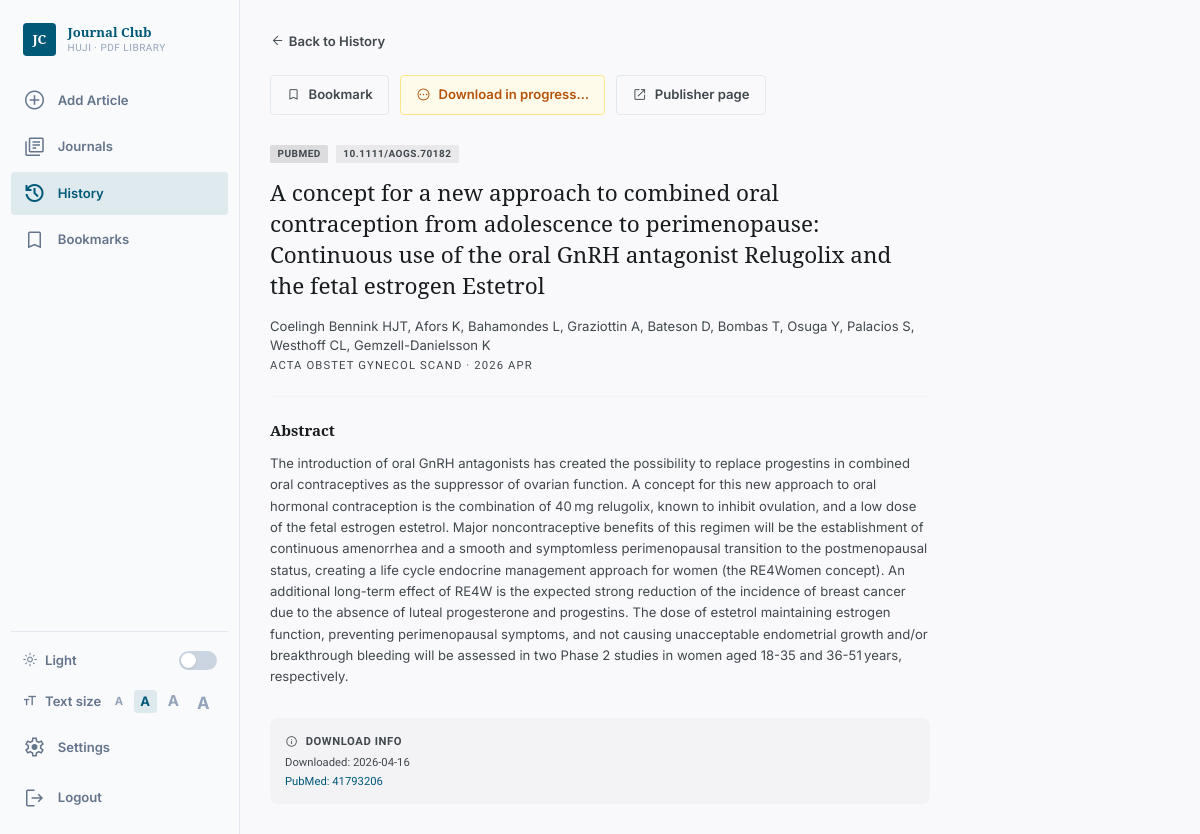
/article/55, run on the app's committed database.
### tables this page shows
CREATE TABLE articles (
    id            INTEGER PRIMARY KEY AUTOINCREMENT,
    url           TEXT UNIQUE NOT NULL,
    pmid          TEXT,
    doi           TEXT,
    title         TEXT,
    authors       TEXT,          -- JSON array
    journal       TEXT,
    pub_date      TEXT,
    abstract      TEXT,
    pdf_path      TEXT,          -- NULL until download succeeds
    downloaded_at TEXT,          -- ISO-8601
    is_bookmarked INTEGER NOT NULL DEFAULT 0
, download_error TEXT);

### app.py (the view)
@app.route("/article/<int:article_id>")
def article(article_id: int):
    a = storage.get_by_id(article_id)
    if a is None:
        return "Article not found", 404
    if request.headers.get("Accept") == "application/json":
        return jsonify(a)
    return render_template("article.html", article=a, page="history")

### journal_club/storage.py (called while the page is built)
def _connect() -> sqlite3.Connection:
    conn = sqlite3.connect(str(_DB_PATH))
    conn.row_factory = sqlite3.Row
    conn.execute("PRAGMA journal_mode=WAL;")
    conn.execute("PRAGMA foreign_keys=ON;")
    conn.executescript(_DDL)
    _migrate(conn)
    return conn

def _row_to_dict(row: sqlite3.Row) -> dict[str, Any]:
    d = dict(row)
    try:
        d["authors"] = json.loads(d["authors"] or "[]")
    except (json.JSONDecodeError, TypeError):
        d["authors"] = []
    d["is_bookmarked"] = bool(d["is_bookmarked"])
    return d

def get_by_id(article_id: int) -> dict | None:
    with _connect() as conn:
        row = conn.execute(
            "SELECT * FROM articles WHERE id = ?", (article_id,)
        ).fetchone()
    return _row_to_dict(row) if row else None

### templates/article.html (shortened to what this page needs)
{% extends "base.html" %}
{% block content %}
<div class="px-8 py-8 max-w-3xl">
  <a href="./history" class="inline-flex items-center gap-1 text-sm text-on-surface-variant hover:text-primary mb-6 font-semibold transition-colors">
    <span class="material-symbols-outlined text-base">arrow_back</span> Back to History
  </a>
  <div class="flex items-center gap-3 mb-8">
    <button id="bookmark-btn"
            class="flex items-center gap-2 px-4 py-2 border rounded font-body font-semibold text-sm transition-colors
                   {% if article.is_bookmarked %}bg-primary/10 border-primary text-primary{% else %}border-slate-200 text-on-surface-variant hover:border-primary hover:text-primary{% endif %}"
            data-id="{{ article.id }}" data-bookmarked="{{ 'true' if article.is_bookmarked else 'false' }}">
      <span class="material-symbols-outlined text-base {% if article.is_bookmarked %}fill-icon{% endif %}">bookmark</span>
      {{ 'Bookmarked' if article.is_bookmarked else 'Bookmark' }}
    </button>
    {% if article.pdf_path %}
    <a href="./pdf/{{ article.id }}" target="_blank"
       class="flex items-center gap-2 px-4 py-2 bg-primary text-white rounded font-body font-semibold text-sm hover:bg-primary-container transition-colors">
      <span class="material-symbols-outlined text-base">picture_as_pdf</span> View PDF
    </a>
    <a href="./pdf/{{ article.id }}?download=1"
       class="flex items-center gap-2 px-4 py-2 bg-blue-600 text-white rounded font-body font-semibold text-sm hover:bg-blue-700 transition-colors">
      <span class="material-symbols-outlined text-base">download</span> Download PDF
    </a>
    {% else %}
    <span class="flex items-center gap-2 px-4 py-2 bg-amber-50 border border-amber-200 text-amber-700 rounded font-body font-semibold text-sm">
      <span class="material-symbols-outlined text-base">pending</span> Download in progress…
    </span>
    {% endif %}
    <a href="{{ article.url }}" target="_blank"
       class="flex items-center gap-2 px-4 py-2 border border-slate-200 rounded font-body font-semibold text-sm text-on-surface-variant hover:border-primary hover:text-primary transition-colors">
      <span class="material-symbols-outlined text-base">open_in_new</span> Publisher page
    </a>
  </div>
  <div class="flex gap-2 mb-4">
    {% if article.pmid %}
    <span class="bg-surface-container-high px-2 py-0.5 text-[10px] font-label font-bold text-on-surface-variant tracking-wider uppercase rounded-sm">PubMed</span>
    {% endif %}
    {% if article.doi %}
    <span class="bg-surface-container px-2 py-0.5 text-[10px] font-label font-bold text-on-surface-variant tracking-wider uppercase rounded-sm">{{ article.doi }}</span>
    {% endif %}
  </div>
  <h1 class="font-headline text-2xl text-on-surface leading-snug mb-4">
    {{ article.title or article.url }}
  </h1>
  {% if article.authors %}
  <p class="text-sm text-on-surface-variant mb-1">
    {{ article.authors | join(', ') }}
  </p>
  {% endif %}
  {% if article.journal or article.pub_date %}
  <p class="text-xs text-on-surface-variant font-label tracking-widest uppercase mb-6">
    {{ article.journal }}{% if article.journal and article.pub_date %} &middot; {% endif %}{{ article.pub_date }}
  </p>
  {% endif %}
  <hr class="border-slate-100 mb-6"/>
  {% if article.abstract %}
  <section class="mb-8">
    <h2 class="font-headline text-base font-bold text-on-surface mb-3">Abstract</h2>
    <div class="text-sm leading-relaxed text-on-surface-variant space-y-2">
      {% for para in article.abstract.split('  ') %}
        {% if para.strip() %}
        <p>{{ para.strip() }}</p>
        {% endif %}
      {% endfor %}
    </div>
  </section>
  {% endif %}
  <section class="bg-surface-container-low rounded-lg p-4 text-xs text-on-surface-variant font-label">
    <div class="flex items-center gap-2 mb-1">
      <span class="material-symbols-outlined text-sm">info</span>
      <span class="font-semibold uppercase tracking-wider">Download info</span>
    </div>
    <p>Downloaded: {{ article.downloaded_at[:10] if article.downloaded_at else 'Unknown' }}</p>
    {% if article.pmid %}
    <p class="mt-1">
      <a href="https://pubmed.ncbi.nlm.nih.gov/{{ article.pmid }}/" target="_blank"
         class="text-primary hover:underline">PubMed: {{ article.pmid }}</a>
    </p>
    {% endif %}
  </section>
</div>
{% endblock %}

### templates/base.html (style rules this page uses)
.material-symbols-outlined { font-variation-settings: 'FILL' 0, 'wght' 300, 'GRAD' 0, 'opsz' 24; }
html.fs-md { font-size: 15px; }
body { font-family: 'Inter', sans-serif; background: #f9f9fb; color: #191c1e; transition: background .2s, color .2s; }

### data on the page
articles: is_bookmarked "Bookmark", doi "10.1111/AOGS.70182", title "A concept for a new approach to combined oral contraception from adolescence to perimenopause: Continuous use of the oral GnRH antagonist Relugolix and the fetal estrogen Estetrol", journal "ACTA OBSTET GYNECOL SCAND", pub_date "2026 APR", strip "The introduction of oral GnRH antagonists has created the possibility to replace progestins in combined oral contraceptives as the suppressor of ovarian function. A concept for this new approach to oral hormonal contraception is the combination of 40 mg relugolix, known to inhibit ovulation, and a low dose of the fetal estrogen estetrol. Major noncontraceptive benefits of this regimen will be the establishment of continuous amenorrhea and a smooth and symptomless perimenopausal transition to the postmenopausal status, creating a life cycle endocrine management approach for women (the RE4Women concept). An additional long-term effect of RE4W is the expected strong reduction of the incidence…", downloaded_at "2026-04-16", pmid "41793206"

### other printed values
{{ article.authors | join(', ') }} "Coelingh Bennink HJT, Afors K, Bahamondes L, Graziottin A, Bateson D, Bombas T, Osuga Y, Palacios S, Westhoff CL, Gemzell-Danielsson K"
